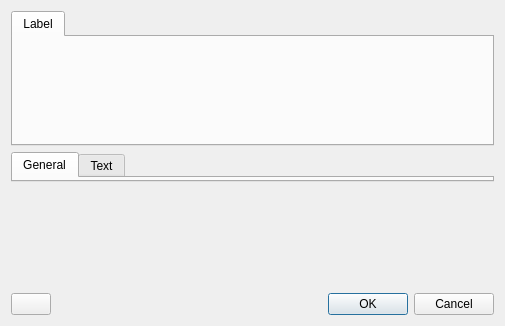
<?xml version="1.0" encoding="UTF-8"?>
<ui version="4.0">
 <class>NCRDLabelPropDialogUI</class>
 <widget class="QDialog" name="NCRDLabelPropDialogUI">
  <property name="geometry">
   <rect>
    <x>0</x>
    <y>0</y>
    <width>505</width>
    <height>326</height>
   </rect>
  </property>
  <property name="windowTitle">
   <string>Label properties</string>
  </property>
  <layout class="QVBoxLayout" name="formLayout" stretch="10,1,0,1,1">
   <item>
    <widget class="QTabWidget" name="tabLabel">
     <property name="currentIndex">
      <number>0</number>
     </property>
     <widget class="QWidget" name="tab">
      <attribute name="title">
       <string>Label</string>
      </attribute>
     </widget>
    </widget>
   </item>
   <item>
    <widget class="QTabWidget" name="tabOpt">
     <property name="sizePolicy">
      <sizepolicy hsizetype="Expanding" vsizetype="Fixed">
       <horstretch>0</horstretch>
       <verstretch>0</verstretch>
      </sizepolicy>
     </property>
     <property name="currentIndex">
      <number>0</number>
     </property>
     <widget class="NCRDLabelOptWidget" name="tabGeneral">
      <attribute name="title">
       <string>General</string>
      </attribute>
     </widget>
     <widget class="NCRDSpecTextOptWidget" name="tabSpecial">
      <attribute name="title">
       <string>Text</string>
      </attribute>
     </widget>
    </widget>
   </item>
   <item>
    <widget class="NCRDBorderPanel" name="borderPanel" native="true">
     <property name="minimumSize">
      <size>
       <width>0</width>
       <height>80</height>
      </size>
     </property>
    </widget>
   </item>
   <item>
    <widget class="NCRDPrintWhenPanel" name="printWhenPanel" native="true"/>
   </item>
   <item>
    <layout class="QHBoxLayout" name="layBtn">
     <item>
      <widget class="NCRDCondFormatButton" name="btnCondFormat"/>
     </item>
     <item>
      <spacer name="horizontalSpacer">
       <property name="orientation">
        <enum>Qt::Horizontal</enum>
       </property>
       <property name="sizeHint" stdset="0">
        <size>
         <width>40</width>
         <height>20</height>
        </size>
       </property>
      </spacer>
     </item>
     <item>
      <widget class="QDialogButtonBox" name="buttonBox">
       <property name="orientation">
        <enum>Qt::Horizontal</enum>
       </property>
       <property name="standardButtons">
        <set>QDialogButtonBox::Cancel|QDialogButtonBox::Ok</set>
       </property>
      </widget>
     </item>
    </layout>
   </item>
  </layout>
 </widget>
 <customwidgets>
  <customwidget>
   <class>NCRDPrintWhenPanel</class>
   <extends>QWidget</extends>
   <header>ncrdprintwhenpanel.h</header>
   <container>1</container>
  </customwidget>
  <customwidget>
   <class>NCRDLabelOptWidget</class>
   <extends>QWidget</extends>
   <header>ncrdlabeloptwidget.h</header>
   <container>1</container>
  </customwidget>
  <customwidget>
   <class>NCRDSpecTextOptWidget</class>
   <extends>QWidget</extends>
   <header>ncrdspectextoptwidget.h</header>
   <container>1</container>
  </customwidget>
  <customwidget>
   <class>NCRDCondFormatButton</class>
   <extends>QPushButton</extends>
   <header>ncrdcondformatbutton.h</header>
  </customwidget>
  <customwidget>
   <class>NCRDBorderPanel</class>
   <extends>QWidget</extends>
   <header>ncrdborderpanel.h</header>
   <container>1</container>
  </customwidget>
 </customwidgets>
 <tabstops>
  <tabstop>tabLabel</tabstop>
  <tabstop>tabOpt</tabstop>
  <tabstop>buttonBox</tabstop>
 </tabstops>
 <resources/>
 <connections>
  <connection>
   <sender>buttonBox</sender>
   <signal>accepted()</signal>
   <receiver>NCRDLabelPropDialogUI</receiver>
   <slot>accept()</slot>
   <hints>
    <hint type="sourcelabel">
     <x>248</x>
     <y>254</y>
    </hint>
    <hint type="destinationlabel">
     <x>157</x>
     <y>274</y>
    </hint>
   </hints>
  </connection>
  <connection>
   <sender>buttonBox</sender>
   <signal>rejected()</signal>
   <receiver>NCRDLabelPropDialogUI</receiver>
   <slot>reject()</slot>
   <hints>
    <hint type="sourcelabel">
     <x>316</x>
     <y>260</y>
    </hint>
    <hint type="destinationlabel">
     <x>286</x>
     <y>274</y>
    </hint>
   </hints>
  </connection>
 </connections>
</ui>
